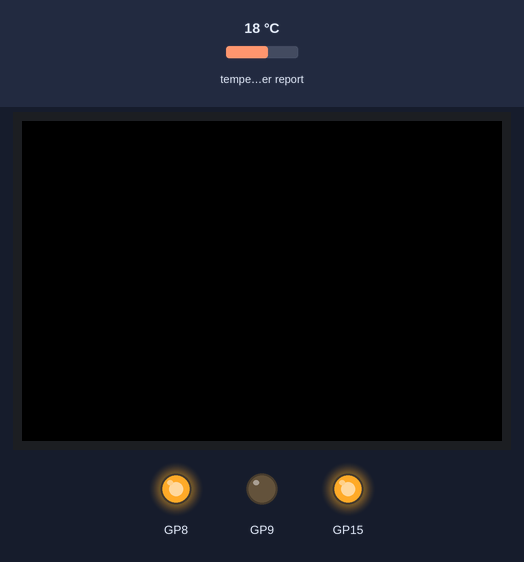
Bench run of a program on a simulated Raspberry Pi Pico running CircuitPython. Shown: 480×320 colour display, output pins drawn as LEDs (lit = HIGH). The test bench sets the inputs (shaded band); at power-on: temperature in the web weather report 18 °C. The clock reads 2024-03-15 10:24:30 at power-on unless the program sets it; requests to the public web service named in the program get a made-up reply in its usual format after 0.4 s (London, UTC, broken clouds, 64 % humidity, 1013 hPa unless stated); values from a settings file that is not in the repository are placeholders; pins used as bus, display or sensor lines are not drawn; what the program prints to the serial console is not drawn.

Above: at 0.1 s.
Timing chart, 0 to 1.6 s (numbered marks = the images above):
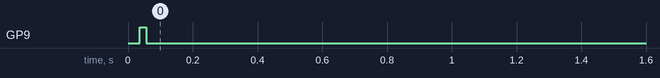

The program:

code.py
```python
# Pico W digital clock + weather display on an ILI9488 480x320 SPI LCD.
#
# Weather and the local UTC offset come from Open-Meteo (free, no key, ~650
# byte responses), with OpenWeatherMap as a backup for temperatures. The old
# BOM scrapers are gone: BOM retired the pages they read in their site
# redesign, and their new JSON API is restricted to registered users.
#
# All errors are non-blocking: the clock keeps drawing, weather slots are
# blanked while their value is unavailable, and problems are shown on a tiny
# status line between the clock and the date.
#
# Wi-Fi credentials and the OpenWeatherMap API key live in settings.toml.
#
# Display driver based on:
# https://www.instructables.com/RPi-Pico-35-Inch-320x480-HVGA-TFT-LCD-ILI9488-Bitm/
# Font bitmaps + width tables are generated by tools/generate_font.py.

import gc
import ipaddress
import os
import ssl
import time
import traceback

from adafruit_bus_device.spi_device import SPIDevice
import adafruit_ntp
import adafruit_requests
import board
import busio
import digitalio
import rtc
import socketpool
import supervisor
import wifi

# --- Configuration (from settings.toml) --------------------------------------

WIFI_SSID = os.getenv("CIRCUITPY_WIFI_SSID")
WIFI_PASSWORD = os.getenv("CIRCUITPY_WIFI_PASSWORD")

WEATHER_LATITUDE = os.getenv("WEATHER_LATITUDE") or "-37.7667"  # Brunswick VIC
WEATHER_LONGITUDE = os.getenv("WEATHER_LONGITUDE") or "144.9600"
OPEN_METEO_URL = (
    "http://api.open-meteo.com/v1/forecast"
    f"?latitude={WEATHER_LATITUDE}&longitude={WEATHER_LONGITUDE}"
    "&current=temperature_2m"
    "&daily=temperature_2m_max,temperature_2m_min,"
    "precipitation_probability_max,uv_index_max"
    "&timezone=auto&forecast_days=1"
)

OWM_API_KEY = os.getenv("OPENWEATHERMAP_API_KEY")
OWM_LOCATION = os.getenv("OPENWEATHERMAP_LOCATION") or "Melbourne,VIC,AU"
OWM_WEATHER_URL = (
    "http://api.openweathermap.org/data/2.5/weather"
    f"?q={OWM_LOCATION}&units=metric&appid={OWM_API_KEY}"
)

# Some routers hand out a DNS server that intermittently stops resolving
# ("Name or service not known"); pinning a public resolver avoids that.
# Set to "" in settings.toml to use the router's DNS instead.
STATIC_DNS = os.getenv("STATIC_DNS") or "8.8.8.8"

# Used until the first successful weather fetch reports the real offset.
UTC_OFFSET_FALLBACK = int(os.getenv("UTC_OFFSET_FALLBACK") or 36000)  # AEST

WEATHER_INTERVAL = 1 * 60 * 60
WEATHER_RETRY_INTERVAL = 5 * 60  # retry sooner when the last fetch had problems
NTP_INTERVAL = 24 * 60 * 60  # re-sync the RTC daily to correct drift

REQUEST_TIMEOUT = 5  # keep short: the clock display stalls during a request
REQUEST_RETRIES = 3

WEEKDAYS = ["Mon", "Tue", "Wed", "Thu", "Fri", "Sat", "Sun"]

# The 15px strip between the clock block (rows 0-84) and the date block
# (rows 100-184) that no other draw call touches.
STATUS_Y = 85

# (weather key, prefix glyph, suffix, x, y) for the four Roboto70 slots
WEATHER_SLOTS = (
    ("high_today", "↑", "", 0, 160),
    ("current_today", "←", "", 261, 160),
    ("chance_of_rain", "↕", "%", 0, 242),
    ("uv_index", "↔", "", 261, 242),
)
WEATHER_SLOT_WIDTH = 176

# --- Display ------------------------------------------------------------------


def rgb565(color):
    return (color[0] >> 3 << 11) + (color[1] >> 2 << 5) + (color[2] >> 3)


BLACK = rgb565((0, 0, 0))

# Glyphs are stored on the CIRCUITPY flash in /glyphs as packed 4-bit
# grayscale (two pixels per byte, row-major, rows padded to whole bytes) and
# expanded to RGB565 through a lookup table while drawing. They used to be
# raw RGB565 on the SD card, but the SD card shares the SPI bus and is also
# exposed to the PC over USB, so every glyph read fought the PC's card
# access and drawing crawled.
GRAY4_TABLE = []
for _b in range(256):
    _chunk = bytearray(4)
    _v = rgb565(((_b >> 4) * 17,) * 3)
    _chunk[0] = _v >> 8
    _chunk[1] = _v & 0xFF
    _v = rgb565(((_b & 0x0F) * 17,) * 3)
    _chunk[2] = _v >> 8
    _chunk[3] = _v & 0xFF
    GRAY4_TABLE.append(bytes(_chunk))

GLYPH_BUF = bytearray(64 * 82 * 2 + 4)  # largest expanded glyph + spill slack
PACKED_BUF = bytearray(32 * 82)  # largest packed glyph
HDR_BUF = bytearray(2)


class Font:
    """A folder of self-describing glyph files: a 2-byte [width,
    bitmap_height] header followed by packed 4-bit grayscale rows. Widths
    and heights come from the files themselves, so the metrics used to draw
    a glyph can never disagree with its bitmap."""

    def __init__(self, path):
        self.path = path
        self.width = {}
        self.bitmap_height = 0
        hdr = bytearray(2)
        try:
            names = os.listdir(path)
        except OSError:
            names = []
        for fname in names:
            try:
                code = int(fname)
            except ValueError:
                continue
            full = f"{path}/{fname}"
            try:
                with open(full, "rb") as f:
                    f.readinto(hdr)
                w, h = hdr[0], hdr[1]
                # catches truncated/corrupted copies at boot
                if os.stat(full)[6] != 2 + ((w + 1) // 2) * h:
                    print("corrupt glyph file (size mismatch):", full)
                    continue
            except OSError:
                continue
            self.width[code] = w
            if h > self.bitmap_height:
                self.bitmap_height = h
        if not self.width:
            print(f"No glyphs found in {path} - copy glyphs/ to CIRCUITPY")


Arial14 = Font("/glyphs/Arial14")
Roboto50 = Font("/glyphs/Roboto50")
Roboto70 = Font("/glyphs/Roboto70")
Roboto82 = Font("/glyphs/Roboto82")


def char_metrics(c, font):
    """Return (ord, width) for a character, falling back to the opposite case,
    then to '0' (present in every font) if the glyph is missing."""
    char_ord = ord(c)
    if char_ord in font.width:
        return char_ord, font.width[char_ord]
    swapped = ord(c.lower() if c.isupper() else c.upper())
    if swapped in font.width:
        return swapped, font.width[swapped]
    return 48, font.width.get(48, 0)


def get_rendered_width(text, font):
    return sum(char_metrics(c, font)[1] for c in text)


class ILI9488:
    def __init__(self, spi, cs, rst, dc):
        self.width = 480
        self.height = 320

        self.cs = digitalio.DigitalInOut(cs)
        self.rst = digitalio.DigitalInOut(rst)
        self.rst.direction = digitalio.Direction.OUTPUT
        self.dc = digitalio.DigitalInOut(dc)
        self.dc.direction = digitalio.Direction.OUTPUT

        self.spi = SPIDevice(spi, self.cs, baudrate=60000000)

        self.buffer_size = 2048
        self.buffer = bytearray(self.buffer_size * 2)

        self.init_display()

    def init_display(self):
        self.rst.value = True
        time.sleep(0.005)
        self.rst.value = False
        time.sleep(0.01)
        self.rst.value = True
        time.sleep(0.005)

        self.write_cmd(0x21)

        self.write_cmd(0xC2)
        self.write_data(0x33)

        self.write_cmd(0xC5)
        self.write_data(0x00)
        self.write_data(0x1E)
        self.write_data(0x80)

        self.write_cmd(0xB1)
        self.write_data(0xB0)

        self.write_cmd(0xE0)
        for b in (
            0x00,
            0x13,
            0x18,
            0x04,
            0x0F,
            0x06,
            0x3A,
            0x56,
            0x4D,
            0x03,
            0x0A,
            0x06,
            0x30,
            0x3E,
            0x0F,
        ):
            self.write_data(b)

        self.write_cmd(0xE1)
        for b in (
            0x00,
            0x13,
            0x18,
            0x01,
            0x11,
            0x06,
            0x38,
            0x34,
            0x4D,
            0x06,
            0x0D,
            0x0B,
            0x31,
            0x37,
            0x0F,
        ):
            self.write_data(b)

        self.write_cmd(0x3A)
        self.write_data(0x55)

        self.write_cmd(0x11)
        time.sleep(0.12)
        self.write_cmd(0x29)

        self.write_cmd(0xB6)
        self.write_data(0x00)
        self.write_data(0x62)

        self.write_cmd(0x36)
        self.write_data(0xE8)

    def write_cmd(self, cmd):
        self.dc.value = False
        with self.spi as spi:
            if type(cmd) in (bytes, bytearray, memoryview):
                spi.write(cmd)
            else:
                spi.write(bytes([cmd]))

    def write_data(self, buf):
        self.dc.value = True
        with self.spi as spi:
            if type(buf) in (bytes, bytearray, memoryview):
                spi.write(buf)
            else:
                spi.write(bytes([buf]))

    def set_block(self, x1, y1, x2, y2):
        self.write_cmd(0x2A)
        self.write_data(x1 >> 8 & 0xFF)
        self.write_data(x1 & 0xFF)
        self.write_data(x2 - 1 >> 8 & 0xFF)
        self.write_data(x2 - 1 & 0xFF)

        self.write_cmd(0x2B)
        self.write_data(y1 >> 8 & 0xFF)
        self.write_data(y1 & 0xFF)
        self.write_data(y2 - 1 >> 8 & 0xFF)
        self.write_data(y2 - 1 & 0xFF)

        self.write_cmd(0x2C)

    def rect(self, x1, y1, x2, y2, color):
        if x2 <= x1 or y2 <= y1:
            return
        for i in range(self.buffer_size):
            self.buffer[2 * i] = color >> 8 & 0xFF
            self.buffer[2 * i + 1] = color & 0xFF
        chunks, rest = divmod((x2 - x1) * (y2 - y1), self.buffer_size)

        self.set_block(x1, y1, x2, y2)
        for _ in range(chunks):
            self.write_data(self.buffer)
        if rest != 0:
            self.write_data(memoryview(self.buffer)[: rest * 2])

    def draw_char(self, char_ord, char_width, x, y, font):
        """Expand a packed 4-bit glyph into RGB565 and send it to the panel."""
        h = font.bitmap_height
        rowbytes = (char_width + 1) // 2
        size = rowbytes * h
        if size == 0:
            return
        mv = memoryview(PACKED_BUF)
        filled = 0
        try:
            with open(f"{font.path}/{char_ord}", "rb") as f:
                f.readinto(HDR_BUF)  # skip the [width, height] header
                # readinto may not fill a large buffer in one call; a partial
                # read would leave the previous glyph's bytes in the tail
                while filled < size:
                    n = f.readinto(mv[filled:size])
                    if not n:
                        break
                    filled += n
        except OSError:
            pass
        if filled < size:
            # missing/short file: blank the rest rather than draw stale data
            for k in range(filled, size):
                PACKED_BUF[k] = 0
        src = 0
        dst = 0
        for _ in range(h):
            d = dst
            for _ in range(rowbytes):
                # An odd-width row spills 2 bytes past the row end; the next
                # row (or the buffer slack) overwrites it, so no harm done
                GLYPH_BUF[d : d + 4] = GRAY4_TABLE[PACKED_BUF[src]]
                src += 1
                d += 4
            dst += 2 * char_width
        self.set_block(x, y, x + char_width, y + h)
        self.write_data(memoryview(GLYPH_BUF)[: 2 * char_width * h])

    def print(self, text, old_text, x, y, width, font):
        """Draw text, redrawing only from the first character that changed."""
        cursor = x
        old_text_pad = f"{old_text[0 : len(text)]:<{len(text)}}"
        for i in range(len(text)):
            if text[i] != old_text_pad[i]:
                for j in range(i, len(text)):
                    char_ord, char_width = char_metrics(text[j], font)
                    self.draw_char(char_ord, char_width, cursor, y, font)
                    cursor += char_width
                # Blank out whatever the old (possibly longer) text left behind
                self.rect(cursor, y, x + width, y + font.bitmap_height, BLACK)
                return
            cursor += char_metrics(text[i], font)[1]


# --- Drawing helpers ------------------------------------------------------------

timezone = UTC_OFFSET_FALLBACK
clock_synced = False
time_str_old = ""
date_str_old = ""
status_old = ""
weather = {key: None for key, _, _, _, _ in WEATHER_SLOTS}
weather_old = {}


def draw_clock():
    """Draw the time and date. Safe to call from anywhere, any time."""
    global time_str_old, date_str_old
    if not clock_synced:
        return
    lt = time.localtime(time.time() + timezone)

    time_str = f"{lt.tm_hour:02}:{lt.tm_min:02}:{lt.tm_sec:02}"
    lcd.print(time_str, time_str_old, 16, 0, 480, Roboto82)
    time_str_old = time_str

    date_str = f"{WEEKDAYS[lt.tm_wday]} {lt.tm_mday:02}/{lt.tm_mon:02}/{lt.tm_year}"
    date_str_width = get_rendered_width(date_str, Roboto50)
    if date_str_width > 480:  # Shorten date string if it is too long to render
        date_str = date_str[0:-4] + date_str[-2:]  # Mon 01/01/1234 -> Mon 01/01/34
        date_str_width = get_rendered_width(date_str, Roboto50)
    date_str_x_pos = max((480 - date_str_width) // 2, 0)
    lcd.print(date_str, date_str_old, date_str_x_pos, 100, 480, Roboto50)
    date_str_old = date_str


def draw_weather():
    """Draw available weather values; blank the slots of unavailable ones."""
    for key, prefix, suffix, x, y in WEATHER_SLOTS:
        val = weather[key]
        text = "" if val is None else f"{prefix}{val}{suffix}"
        old = weather_old.get(key, "")
        if text == old:
            continue
        if text:
            lcd.print(text, old, x, y, WEATHER_SLOT_WIDTH, Roboto70)
        else:
            lcd.rect(x, y, x + WEATHER_SLOT_WIDTH, y + Roboto70.bitmap_height, BLACK)
        weather_old[key] = text


def set_status(msg):
    """Show a message on the tiny status line (empty string clears it)."""
    global status_old
    if msg:
        print("status:", msg)
    if msg == status_old:
        return
    while msg and get_rendered_width(msg, Arial14) > 480:
        msg = msg[:-1]
    try:
        if msg:
            lcd.print(msg, status_old, 0, STATUS_Y, 480, Arial14)
        else:
            lcd.rect(0, STATUS_Y, 480, STATUS_Y + Arial14.bitmap_height, BLACK)
        status_old = msg
    except OSError as e:
        # Arial14 glyphs not copied to CIRCUITPY yet; serial print still works
        print("status font missing from /glyphs/Arial14:", e)


def ticking_sleep(seconds):
    """Sleep while keeping the clock display updating."""
    end = time.monotonic() + seconds
    while time.monotonic() < end:
        draw_clock()
        time.sleep(0.2)


def show_crash(text):
    """Fill the screen with a crash report in the tiny font."""
    try:
        lcd.rect(0, 0, 480, 320, BLACK)
        y = 2
        line = ""
        for c in text:
            if c == "\n" or get_rendered_width(line + c, Arial14) > 476:
                lcd.print(line, "", 0, y, 480, Arial14)
                y += 16
                line = "" if c == "\n" else c
                if y > 320 - Arial14.bitmap_height:
                    return
            else:
                line += c
        if line:
            lcd.print(line, "", 0, y, 480, Arial14)
    except Exception as e:
        print("Could not draw crash screen:", e)


def crash(e):
    """Show an unexpected error on screen and serial, then reboot, so the
    display never freezes without an explanation."""
    try:
        try:
            text = "".join(traceback.format_exception(e))
        except TypeError:  # older CircuitPython wants the 3-argument form
            text = "".join(traceback.format_exception(type(e), e, e.__traceback__))
    except Exception:
        text = repr(e)
    print("Unexpected error, rebooting in 60s:")
    print(text)
    show_crash("CRASHED - rebooting in 60s\n" + text)
    time.sleep(60)
    supervisor.reload()


# --- Networking ---------------------------------------------------------------


def connect_wifi():
    announced = False
    while not wifi.radio.connected:
        if not announced:
            set_status("Wi-Fi disconnected, reconnecting...")
            announced = True
        try:
            wifi.radio.connect(ssid=WIFI_SSID, password=WIFI_PASSWORD)
        except Exception as e:
            print("Wi-Fi connect failed:", e)
            ticking_sleep(5)
    if STATIC_DNS:
        try:
            wifi.radio.ipv4_dns = ipaddress.IPv4Address(STATIC_DNS)
        except Exception as e:
            print("Could not set static DNS:", e)


def reset_wifi():
    """Full radio reset; recovers from DNS dying while still 'connected'."""
    print("Resetting Wi-Fi radio")
    try:
        wifi.radio.enabled = False
        time.sleep(1)
        wifi.radio.enabled = True
    except Exception as e:
        print("Radio reset failed:", e)
    connect_wifi()


def fetch_json(url):
    """GET a URL and return the parsed JSON, or None if all retries fail."""
    for attempt in range(REQUEST_RETRIES):
        gc.collect()
        try:
            with session.get(url, timeout=REQUEST_TIMEOUT) as response:
                return response.json()
        except Exception as e:
            print(
                f"Request failed ({e}), attempt {attempt + 1}/{REQUEST_RETRIES}: {url}"
            )
            if attempt == 0:
                connect_wifi()  # cheap: no-op unless the connection dropped
            else:
                reset_wifi()
            ticking_sleep(1)
    return None


def sync_clock():
    """Set the RTC from NTP. Returns True on success."""
    for attempt in range(5):
        try:
            rtc.RTC().datetime = ntp.datetime
            return True
        except Exception as e:
            print(f"NTP sync failed ({e}), attempt {attempt + 1}/5")
            ticking_sleep(2)
            connect_wifi()
    return False


# --- Weather ------------------------------------------------------------------


def get_weather():
    """Fetch weather values. Returns (values dict or None, problem string).

    Also updates the global UTC offset, since both sources report it.
    """
    global timezone

    data = fetch_json(OPEN_METEO_URL)
    if data is not None:
        try:
            daily = data["daily"]
            values = {
                "current_today": round(data["current"]["temperature_2m"]),
                "high_today": round(daily["temperature_2m_max"][0]),
                "chance_of_rain": round(daily["precipitation_probability_max"][0]),
                "uv_index": round(daily["uv_index_max"][0]),
            }
            timezone = int(data["utc_offset_seconds"])
            return values, ""
        except (KeyError, IndexError, TypeError) as e:
            print("Unexpected Open-Meteo response:", e)

    if OWM_API_KEY:
        data = fetch_json(OWM_WEATHER_URL)
        if data is not None:
            try:
                values = {
                    "current_today": round(data["main"]["temp"]),
                    "high_today": round(data["main"]["temp_max"]),
                    "chance_of_rain": None,
                    "uv_index": None,
                }
                timezone = int(data.get("timezone", timezone))
                return values, "Open-Meteo down; OWM temps only"
            except KeyError as e:
                print("Unexpected OpenWeatherMap response:", e)

    return None, "weather fetch failed"


def refresh_weather():
    """Fetch weather, update the display state, and return the next fetch time."""
    values, problem = get_weather()
    if values is not None:
        # Keep stale values for anything this fetch could not provide
        for key, val in values.items():
            if val is not None:
                weather[key] = val

    lt = time.localtime(time.time() + timezone)
    stamp = f"{lt.tm_hour:02}:{lt.tm_min:02}"
    if problem:
        set_status(f"{problem} @ {stamp}")
        return time.monotonic() + WEATHER_RETRY_INTERVAL
    set_status("")
    print("Weather updated @", stamp)
    return time.monotonic() + WEATHER_INTERVAL


# --- Setup --------------------------------------------------------------------

spi = busio.SPI(board.GP10, board.GP11, board.GP12)

# The SD card slot shares the SPI bus but is no longer used (glyphs live on
# the internal flash now); hold its chip-select high so a card left in the
# slot can't interfere with the bus.
sd_cs = digitalio.DigitalInOut(board.GP22)
sd_cs.direction = digitalio.Direction.OUTPUT
sd_cs.value = True

lcd = ILI9488(spi, board.GP9, board.GP15, board.GP8)
lcd.rect(0, 0, 480, 320, BLACK)

try:
    set_status("connecting to Wi-Fi...")
    connect_wifi()

    pool = socketpool.SocketPool(wifi.radio)
    session = adafruit_requests.Session(pool, ssl.create_default_context())
    ntp = adafruit_ntp.NTP(pool, server="pool.ntp.org", tz_offset=0)

    set_status("syncing clock (NTP)...")
    while not sync_clock():
        set_status("NTP sync failed, retrying...")
        ticking_sleep(30)
    clock_synced = True
    set_status("")
except Exception as e:
    crash(e)

next_weather_sync = time.monotonic()  # fetch on the first loop pass
next_ntp_sync = time.monotonic() + NTP_INTERVAL

# --- Main loop ------------------------------------------------------------------

while True:
    try:
        # Draw first so the clock appears before the initial weather fetch
        draw_clock()
        draw_weather()

        now = time.monotonic()
        if now >= next_weather_sync:
            next_weather_sync = refresh_weather()
            gc.collect()

        if now >= next_ntp_sync:
            if not sync_clock():
                set_status("NTP re-sync failed")
            next_ntp_sync = now + NTP_INTERVAL

        time.sleep(0.1)
    except Exception as e:
        # Network problems are handled inside the fetch functions, so anything
        # that lands here is unexpected; show it on screen, then reboot.
        crash(e)
```
